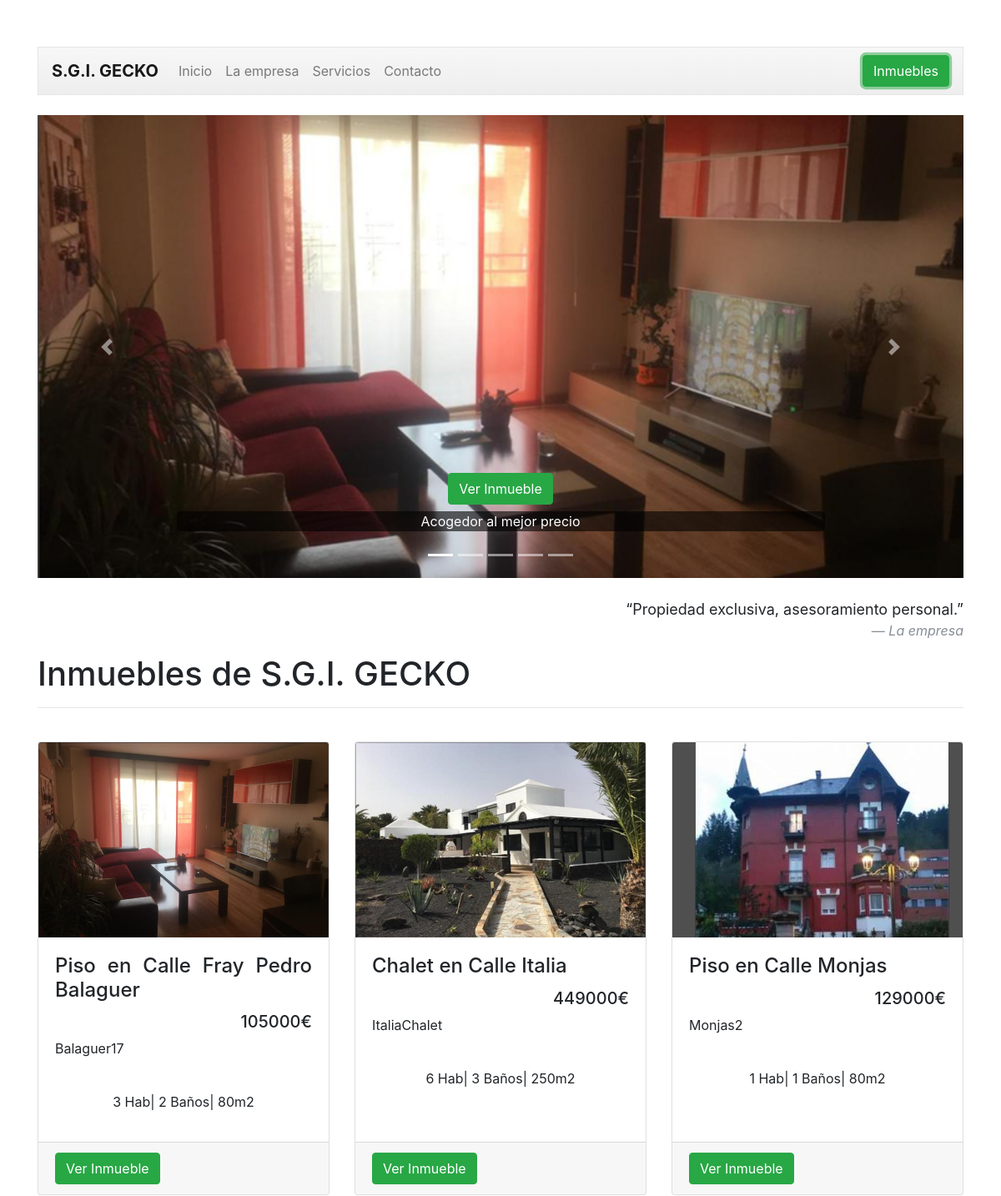
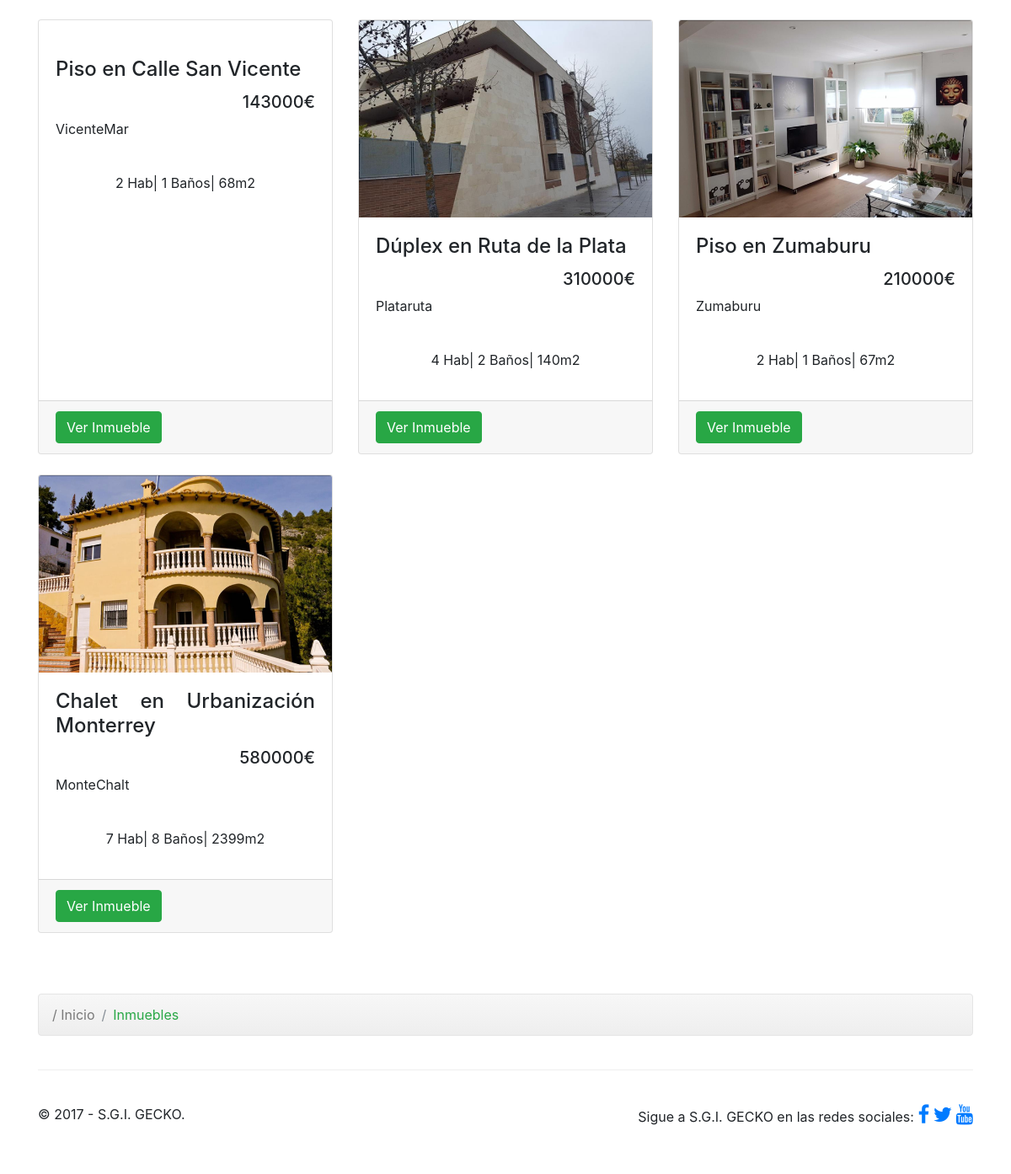
/inmuebles.php?id=1, run on the app's committed database (2 pictures, top to bottom).
### tables this page shows
CREATE TABLE IF NOT EXISTS `organizacion` (
  `ORG_id` int(11) NOT NULL AUTO_INCREMENT,
  `ORG_nombre` varchar(50) NOT NULL,
  `ORG_correo` varchar(50) NOT NULL,
  `ORG_telefono` varchar(15) NOT NULL,
  `ORG_direccion` varchar(180) NOT NULL,
  `ORG_tipo` varchar(20) NOT NULL DEFAULT 'Inmobiliaria',
  `ORG_acerca` varchar(700) NOT NULL,
  `ORG_acerca2` varchar(700) DEFAULT NULL,
  `ORG_acerca3` varchar(700) DEFAULT NULL,
  `ORG_tituloacerca` varchar(100) NOT NULL,
  `ORG_servicio1` varchar(700) NOT NULL,
  `ORG_servicio2` varchar(700) DEFAULT NULL,
  `ORG_servicio3` varchar(700) DEFAULT NULL,
  PRIMARY KEY (`ORG_id`)
);

CREATE TABLE IF NOT EXISTS `inmueble` (
  `IMN_id` int(11) NOT NULL AUTO_INCREMENT,
  `IMN_Titulo` varchar(50) NOT NULL,
  `IMN_tipo` varchar(23) NOT NULL,
  `IMN_referencia` varchar(50) NOT NULL,
  `IMN_desc` varchar(700) NOT NULL,
  `IMN_precio` double NOT NULL,
  `IMN_habitaciones` int(1) DEFAULT NULL,
  `IMN_banos` int(1) DEFAULT NULL,
  `IMN_m2` int(11) NOT NULL,
  `IMN_anoconstruccion` int(11) NOT NULL,
  `IMN_certificadoener` varchar(5) DEFAULT NULL,
  `IMN_venta` varchar(20) NOT NULL,
  `IMN_dest` tinyint(1) NOT NULL,
  `IMN_organizacion` int(11) NOT NULL,
  PRIMARY KEY (`IMN_id`)
);

### web/inmuebles.php (the view, shortened to what this page needs)
   <?php
  $id = $_GET["id"];
  $conexion=mysqli_connect("localhost","root","","gecko") or
      die("Problemas con la conexión");
  $registros=mysqli_query($conexion,"select ORG_nombre, ORG_tituloacerca, ORG_acerca, ORG_acerca2, ORG_acerca3
                          from organizacion where ORG_id = '$id'") or
    die("Problemas en el select:".mysqli_error($conexion));
  if ($reg=mysqli_fetch_array($registros)){
    $nombre = $reg['ORG_nombre'];
  }
?>
<!doctype html>
<html lang="es">
  <head>
    <link href="dist/css/bootstrap.min.css" rel="stylesheet">
    <link href="dist/css/justified-nav.css" rel="stylesheet">
    <link href="dist/css/propio.css" rel="stylesheet">
  	<link rel="stylesheet" href="https://cdnjs.cloudflare.com/ajax/libs/font-awesome/4.7.0/css/font-awesome.min.css">
  	<link href="css/bootstrap.min.css" rel="stylesheet">
    <link href="css/justified-nav.css" rel="stylesheet">
    <link href="css/shop-homepage.css" rel="stylesheet">
  </head>
  <body>
    <div class="container">
      <header class="masthead">
		<nav class="navbar navbar-expand-lg navbar-light bg-light">
			<a class="navbar-brand" href="index.php?id=<?php echo $id ?>"><b><?php echo $nombre ?></b></a>
			<div class="collapse navbar-collapse" id="navbarSupportedContent">
				<ul class="navbar-nav mr-auto">
					<li class="nav-item ">
						<a class="nav-link" href="index.php?id=<?php echo $id ?>">Inicio <span class="sr-only">(current)</span></a>
					</li>
					<li class="nav-item">
						<a class="nav-link" href="empresa.php?id=<?php echo $id ?>">La empresa</a>
					</li>
					<li class="nav-item">
						<a class="nav-link" href="servicios.php?id=<?php echo $id ?>">Servicios</a>
					</li>
					<li class="nav-item">
						<a class="nav-link" href="contacto.php?id=<?php echo $id ?>">Contacto</a>
					</li>
				</ul>
				<div class="form-inline my-2 my-lg-0">
					<a href="inmuebles.php?id=<?php echo $id ?>">
						<button class="btn btn-outline-success my-2 my-sm-0 active" type="submit">Inmuebles</button>
					</a>
				</div>
			</div>
		</nav>
      </header>
      <br>
      <main role="main">
           <div class="span12" id="divMain" style="text-align:justify;">
<?php
            $servername = "localhost";
            $username = "root";
            $password = "";
            $dbname = "gecko";
            $conn = new mysqli($servername, $username, $password, $dbname);
            $sql = "SELECT IMG_path,IMG_id_INM,IMG_destacada,IMG_descripcion FROM  imagen,inmueble WHERE IMG_destacada=1 AND IMN_id=IMG_id_INM AND IMN_organizacion ='$id' GROUP BY IMG_id_INM  ORDER BY IMG_id_INM ASC LIMIT 6";
            $result = $conn->query($sql);
            ?>
			<div id="carouselExampleIndicators" class="carousel slide" data-ride="carousel">
				<ol class="carousel-indicators">
					    <?php
                    for ($i = 0; $i < $result->num_rows; $i++) {
                        if($i==0){
                        echo '<li data-target="#carouselExampleIndicators" data-slide-to="'.$i.'" class="active"></li>';
                        }
                        else{
                        echo '<li data-target="#carouselExampleIndicators" data-slide-to="'.$i.'"></li>';
                        }
                    }
                    ?>
				</ol>
				<div class="carousel-inner">
                    	    <?php
                     if ($result->num_rows > 0) {
                        for ($i = 0; $i < $result->num_rows; $i++) {
                            $row = $result->fetch_assoc();
                            if($i==0){
                            echo '	<div class="carousel-item active">
                            <img class="d-block w-100" src="'. $row["IMG_path"].'" alt="Foto 1.">
                            <div class="carousel-caption d-none d-md-block">
                                    <a class="btn btn btn-success"  href="inmueble.php?id='.$id.'&in='. $row["IMG_id_INM"].'">Ver Inmueble</a>
                                <div style="background: rgba(0, 0, 0, 0.6); border-radius: 5px; margin-top: 1%;">
                                    <p>'. $row["IMG_descripcion"] .'</p>
                                </div>
                            </div>
                        </div>';
                            }
                        }
                     echo '    <a class="carousel-control-prev" href="#carouselExampleIndicators" role="button" data-slide="prev">
					<span class="carousel-control-prev-icon" aria-hidden="true"></span>
					<span class="sr-only">Previous</span>
				</a>
				<a class="carousel-control-next" href="#carouselExampleIndicators" role="button" data-slide="next">
					<span class="carousel-control-next-icon" aria-hidden="true"></span>
					<span class="sr-only">Next</span>
				</a>
        </div> ';
                     }
                    else {
                        echo '<h3>Esta Organizacion no tiene Inmuebles destacados</h3>';
                    }
                    ?>
                </div>
		<br>
        <center>
            <blockquote class="blockquote text-right">
			  <p class="mb-0" style="font-size: 18px">“Propiedad exclusiva, asesoramiento personal.”</p>
			  <footer class="blockquote-footer"><cite title="La Empresa">La empresa</cite></footer>
			</blockquote>
        </center>
    <h1>Inmuebles de <?php echo $nombre; ?></h1>
        <hr>
        <br>
        <div class="row">
            <?php
            $id = $_GET["id"];
            $servername = "localhost";
            $username = "root";
            $password = "";
            $dbname = "gecko";
            $conn = new mysqli($servername, $username, $password, $dbname);
            $sql = "SELECT IMN_id,IMN_Titulo, IMN_referencia,IMN_precio,IMN_habitaciones,IMN_habitaciones,IMN_banos,IMN_m2,IMN_venta, IMG_path FROM inmueble, imagen WHERE IMN_id=IMG_id_INM AND IMN_organizacion ='$id' GROUP BY IMN_id";
            $result = $conn->query($sql);
            if ($result->num_rows > 0) {
                while($row = $result->fetch_assoc()) {
                    echo'<div class="col-lg-4 col-md-6 mb-4">
                    <div class="card h-100">
                    <a href="inmueble.php?id='.$id.'&in='. $row["IMN_id"].'"><img class="card-img-top" src="'. $row["IMG_path"].'" alt=""></a>
                    <div class="card-body">
                      <h4 class="card-title">
                        '. $row["IMN_Titulo"] .'
                      </h4>
                      <h5 style="text-align: right;">'. $row["IMN_precio"] .'€</h5>
                      <p class="card-text">'. $row["IMN_referencia"] .' <br>'. $row["IMN_venta"] .'<br> <center>'. $row["IMN_habitaciones"] .' Hab| '. $row["IMN_banos"] .' Baños| '. $row["IMN_m2"] .'m2 </center> </p>
                    </div>
                        <div class="card-footer">
                            <a href="inmueble.php?id='.$id.'&in='. $row["IMN_id"].'">
                            <button type="button" class="btn btn-success">Ver Inmueble</button></a>
                        </div>
                    </div>
                </div>';
                }
            } else {
                echo "Esta organizacion no tiene inmuebles publicados";
            }
            ?>
        </div>
        <br><br>
        <nav class="breadcrumb" style="background-image: linear-gradient(to bottom, #f7f7f7 0%,#eee 100%);
    border: 1px solid #e5e5e5;">
			<a class="breadcrumb-item"  href="index.php?id=<?php echo $id ?>" id='link-custom-breadcrumb'>/ Inicio</a>
			<span class="breadcrumb-item active" span style="color: rgb(40, 167, 69);">Inmuebles</span>
		</nav>
      </main>
      <footer class="footer">
      	<div class="row">
          <div class="col-lg-3">
          	<p>&copy; 2017 - <?php echo $nombre ?>.</p>
          </div>
          <div class="col-lg-9">
			  <p class="text-right">Sigue a <?php echo $nombre ?> en las redes sociales:
			  	<a href="http://www.facebook.com" target="_blank"><i class="fa fa-facebook" style="font-size:24px"></i></a>
			  	<a href="http://www.twitter.com" target="_blank"><i class="fa fa-twitter" style="font-size:24px"></i></a>
			  	<a href="http://www.youtube.com" target="_blank"><i class="fa fa-youtube" style="font-size:24px"></i></a>
			  </p>
          </div>
        </div>
      </footer>
    </div>
  </body>
</html>

### web/css/justified-nav.css (style rules this page uses)
body { padding-top: 20px; }
.footer { padding-top: 40px; padding-bottom: 40px; margin-top: 40px; border-top: 1px solid #eee; }
.navbar { background-image: linear-gradient(to bottom, #f7f7f7 0%,#eee 100%); border: 1px solid #e5e5e5; }
@media (min-width: 768px) { .navbar-nav { display: -ms-flexbox; display: flex; } }
@media (min-width: 768px) { .navbar-nav .nav-item { -ms-flex: 1 0 auto; flex: 1 0 auto; } }
@media screen and (min-width: 768px) { .masthead, .marketing, .footer { padding-right: 0; padding-left: 0; } }

### web/css/shop-homepage.css (style rules this page uses)
body { padding-top: 54px; }
@media (min-width: 992px) { body { padding-top: 56px; } }

### data on the page
organizacion: ORG_nombre "S.G.I. GECKO"
inmueble: shows a picture, IMN_Titulo "Piso en Calle Fray Pedro Balaguer", IMN_precio "105000", IMN_referencia "Balaguer17", IMN_habitaciones "3", IMN_banos "2", IMN_m2 "80"
inmueble: shows a picture, IMN_Titulo "Chalet en Calle Italia", IMN_precio "449000", IMN_referencia "ItaliaChalet", IMN_habitaciones "6", IMN_banos "3", IMN_m2 "250"
inmueble: shows a picture, IMN_Titulo "Piso en Calle Monjas", IMN_precio "129000", IMN_referencia "Monjas2", IMN_habitaciones "1", IMN_banos "1", IMN_m2 "80"
inmueble: IMN_Titulo "Piso en Calle San Vicente", IMN_precio "143000", IMN_referencia "VicenteMar", IMN_habitaciones "2", IMN_banos "1", IMN_m2 "68"
inmueble: shows a picture, IMN_Titulo "Dúplex en Ruta de la Plata", IMN_precio "310000", IMN_referencia "Plataruta", IMN_habitaciones "4", IMN_banos "2", IMN_m2 "140"
inmueble: shows a picture, IMN_Titulo "Piso en Zumaburu", IMN_precio "210000", IMN_referencia "Zumaburu", IMN_habitaciones "2", IMN_banos "1", IMN_m2 "67"
inmueble: shows a picture, IMN_Titulo "Chalet en Urbanización Monterrey", IMN_precio "580000", IMN_referencia "MonteChalt", IMN_habitaciones "7", IMN_banos "8", IMN_m2 "2399"

### other printed values
$row["IMG_descripcion"] "Acogedor al mejor precio"
